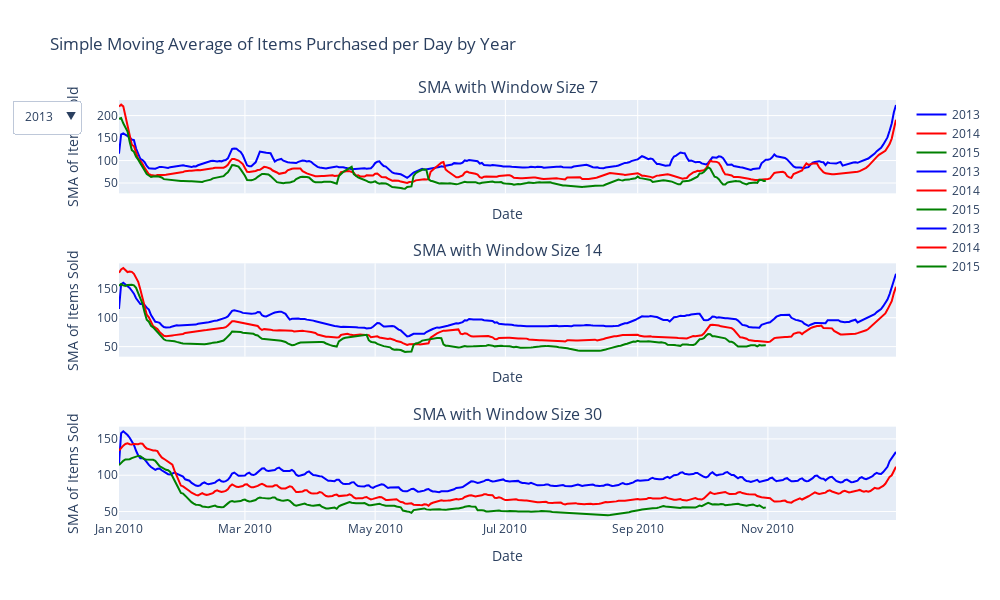

Write notebook code for a chart like this one.
### Code cell
# Create subplots
fig = make_subplots(rows=3, cols=1, shared_xaxes=True, subplot_titles=('SMA with Window Size 7','SMA with Window Size 14', 'SMA with Window Size 30'))

# Define color map for years
color_map = {2013: 'blue', 2014: 'red', 2015: 'green'}  # Define colors for specific years

# Add traces for SMA with window size 7
for year in average_sales_per_day['year'].unique():
    if year in color_map:
        shop_data = average_sales_per_day[average_sales_per_day['year'] == year]
        fig.add_trace(go.Scatter(x=shop_data['date'], y=shop_data['SMA_7'], mode='lines', 
                                 name=f'{year} ', line=dict(color=color_map[year])), 
                      row=1, col=1)

# Add traces for SMA with window size 14
for year in average_sales_per_day['year'].unique():
    if year in color_map:
        shop_data = average_sales_per_day[average_sales_per_day['year'] == year]
        fig.add_trace(go.Scatter(x=shop_data['date'], y=shop_data['SMA_14'], mode='lines', 
                                 name=f'{year} ', line=dict(color=color_map[year])), 
                      row=2, col=1)

# Add traces for SMA with window size 30
for year in average_sales_per_day['year'].unique():
    if year in color_map:
        shop_data = average_sales_per_day[average_sales_per_day['year'] == year]
        fig.add_trace(go.Scatter(x=shop_data['date'], y=shop_data['SMA_30'], mode='lines', 
                                 name=f'{year}', line=dict(color=color_map[year])), 
                      row=3, col=1)

# Update layout
fig.update_layout(height=600, width=1000, title_text="Simple Moving Average of Items Purchased per Day by Year")

# Customizing legend to show only specific years
legend_items = []
for year in color_map:
    legend_items.append(dict(label=f'{year}', method='update', args=[{'visible': [True, True, False, False]}, {'title': f'{year}'}]))

fig.update_layout(
    updatemenus=[
        {
            'buttons': legend_items,
            'direction': 'down',
            'showactive': True,
        }
    ]
)

fig.update_xaxes(title_text='Date')
fig.update_yaxes(title_text='SMA of Items Sold')

# Show plot
fig.show()

### Figure 1 — Plotly figure (JSON) as saved in the notebook; plotly's stock layout.template omitted (floating-point values rounded to 4 significant figures; data arrays with more than 128 entries replaced by an {"elided": "..."} marker saying what was removed)
{"data": [{"line": {"color": "blue"}, "mode": "lines", "name": "2013 ", "type": "scatter", "x": {"elided": "365 str values"}, "xaxis": "x", "y": {"elided": "365 float values"}, "yaxis": "y"}, {"line": {"color": "red"}, "mode": "lines", "name": "2014 ", "type": "scatter", "x": {"elided": "365 str values"}, "xaxis": "x", "y": {"elided": "365 float values"}, "yaxis": "y"}, {"line": {"color": "green"}, "mode": "lines", "name": "2015 ", "type": "scatter", "x": {"elided": "304 str values"}, "xaxis": "x", "y": {"elided": "304 float values"}, "yaxis": "y"}, {"line": {"color": "blue"}, "mode": "lines", "name": "2013 ", "type": "scatter", "x": {"elided": "365 str values"}, "xaxis": "x2", "y": {"elided": "365 float values"}, "yaxis": "y2"}, {"line": {"color": "red"}, "mode": "lines", "name": "2014 ", "type": "scatter", "x": {"elided": "365 str values"}, "xaxis": "x2", "y": {"elided": "365 float values"}, "yaxis": "y2"}, {"line": {"color": "green"}, "mode": "lines", "name": "2015 ", "type": "scatter", "x": {"elided": "304 str values"}, "xaxis": "x2", "y": {"elided": "304 float values"}, "yaxis": "y2"}, {"line": {"color": "blue"}, "mode": "lines", "name": "2013", "type": "scatter", "x": {"elided": "365 str values"}, "xaxis": "x3", "y": {"elided": "365 float values"}, "yaxis": "y3"}, {"line": {"color": "red"}, "mode": "lines", "name": "2014", "type": "scatter", "x": {"elided": "365 str values"}, "xaxis": "x3", "y": {"elided": "365 float values"}, "yaxis": "y3"}, {"line": {"color": "green"}, "mode": "lines", "name": "2015", "type": "scatter", "x": {"elided": "304 str values"}, "xaxis": "x3", "y": {"elided": "304 float values"}, "yaxis": "y3"}], "layout": {"annotations": [{"font": {"size": 16}, "showarrow": false, "text": "SMA with Window Size 7", "x": 0.5, "xanchor": "center", "xref": "paper", "y": 1, "yanchor": "bottom", "yref": "paper"}, {"font": {"size": 16}, "showarrow": false, "text": "SMA with Window Size 14", "x": 0.5, "xanchor": "center", "xref": "paper", "y": 0.6111, "yanchor": "bottom", "yref": "paper"}, {"font": {"size": 16}, "showarrow": false, "text": "SMA with Window Size 30", "x": 0.5, "xanchor": "center", "xref": "paper", "y": 0.2222, "yanchor": "bottom", "yref": "paper"}], "height": 600, "title": {"text": "Simple Moving Average of Items Purchased per Day by Year"}, "updatemenus": [{"buttons": [{"args": [{"visible": [true, true, false, false]}, {"title": "2013"}], "label": "2013", "method": "update"}, {"args": [{"visible": [true, true, false, false]}, {"title": "2014"}], "label": "2014", "method": "update"}, {"args": [{"visible": [true, true, false, false]}, {"title": "2015"}], "label": "2015", "method": "update"}], "direction": "down", "showactive": true}], "width": 1000, "xaxis": {"anchor": "y", "domain": [0, 1], "matches": "x3", "showticklabels": false, "title": {"text": "Date"}}, "xaxis2": {"anchor": "y2", "domain": [0, 1], "matches": "x3", "showticklabels": false, "title": {"text": "Date"}}, "xaxis3": {"anchor": "y3", "domain": [0, 1], "title": {"text": "Date"}}, "yaxis": {"anchor": "x", "domain": [0.7778, 1], "title": {"text": "SMA of Items Sold"}}, "yaxis2": {"anchor": "x2", "domain": [0.3889, 0.6111], "title": {"text": "SMA of Items Sold"}}, "yaxis3": {"anchor": "x3", "domain": [0, 0.2222], "title": {"text": "SMA of Items Sold"}}}}
